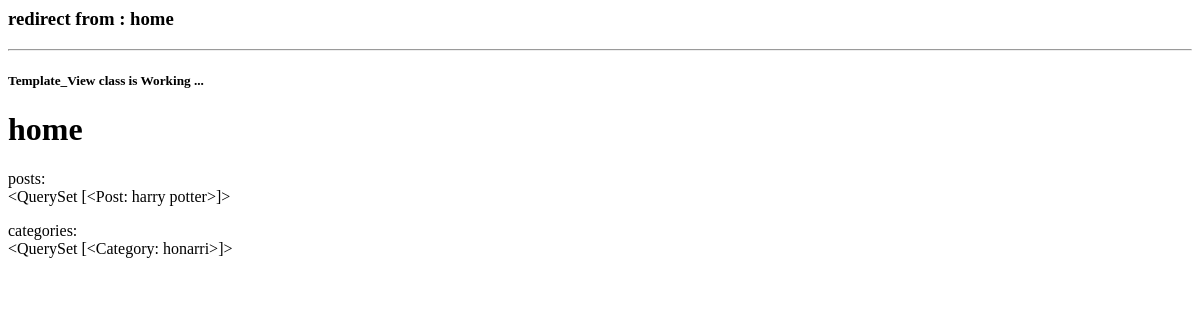
The app's page /blog/home/, older data.
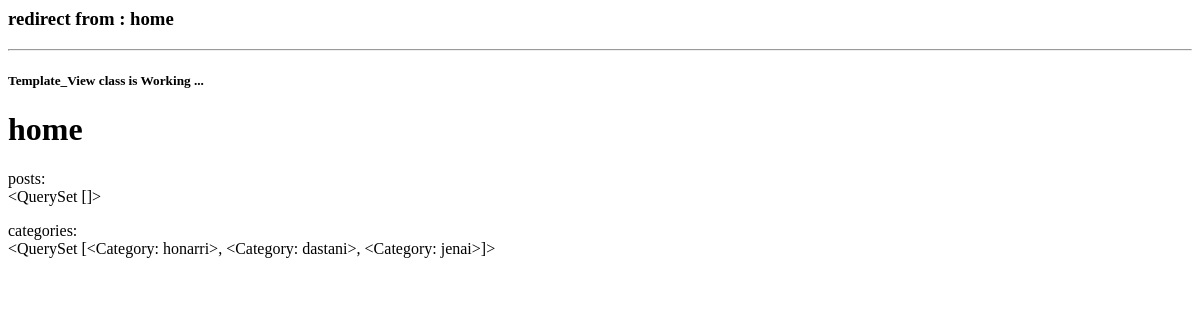
The same page, newer data.
### blog/models.py (models this page shows)
class Post(models.Model):
    image = models.ImageField(null=True, blank=True)
    title = models.CharField(max_length=250)
    content = models.TextField()
    status = models.BooleanField(default=False)
    published_date = models.DateTimeField()
    author = models.ForeignKey(
        User,
        on_delete=models.CASCADE
    )
    category = models.ForeignKey(
        Category,
        on_delete=models.SET_NULL,
        null=True,
        blank=True
    )
    created_date = models.DateTimeField(auto_now_add=True)
    updated_date = models.DateTimeField(auto_now=True)
    def __str__(self):
        return self.title

class Category(models.Model):
    name = models.CharField(max_length=250)
    def __str__(self):
        return self.name

### blog/views.py (the view)
# urls.py: path('home/', views.HomeView.as_view(), name='home'),
class HomeView(TemplateView):
    template_name = 'blog/home.html'
    def get_context_data(self, **kwargs):
        context = super().get_context_data(**kwargs)
        context['page_name'] = 'home'
        context['posts'] = Post.objects.all()[:2]
        context['categories'] = Category.objects.all()[:3]
        return context

### templates/blog/home.html (shortened to what this page needs)
<html lang="en">
<head>
</head>
<body>
    <h3>redirect from : {{page_name}}</h3>
    <hr />
    <h5> Template_View class is Working ... </h5>
    <h1>{{page_name}}</h1>
    <p>posts: <br /> {{posts}} </p>
    <p>categories: <br /> {{categories}} </p>
</body>
</html>

Row changes from the older to the newer data that the page shows:
removed Post: title "<QuerySet [<Post: harry potter>]>"
computed for Category: name.name "<QuerySet [<Category: honarri>]>" → "<QuerySet [<Category: honarri>, <Category: dastani>, <Category: jenai>]>"
Text that changed along with them:
{{ posts }}: (not shown) → "<QuerySet []>"
